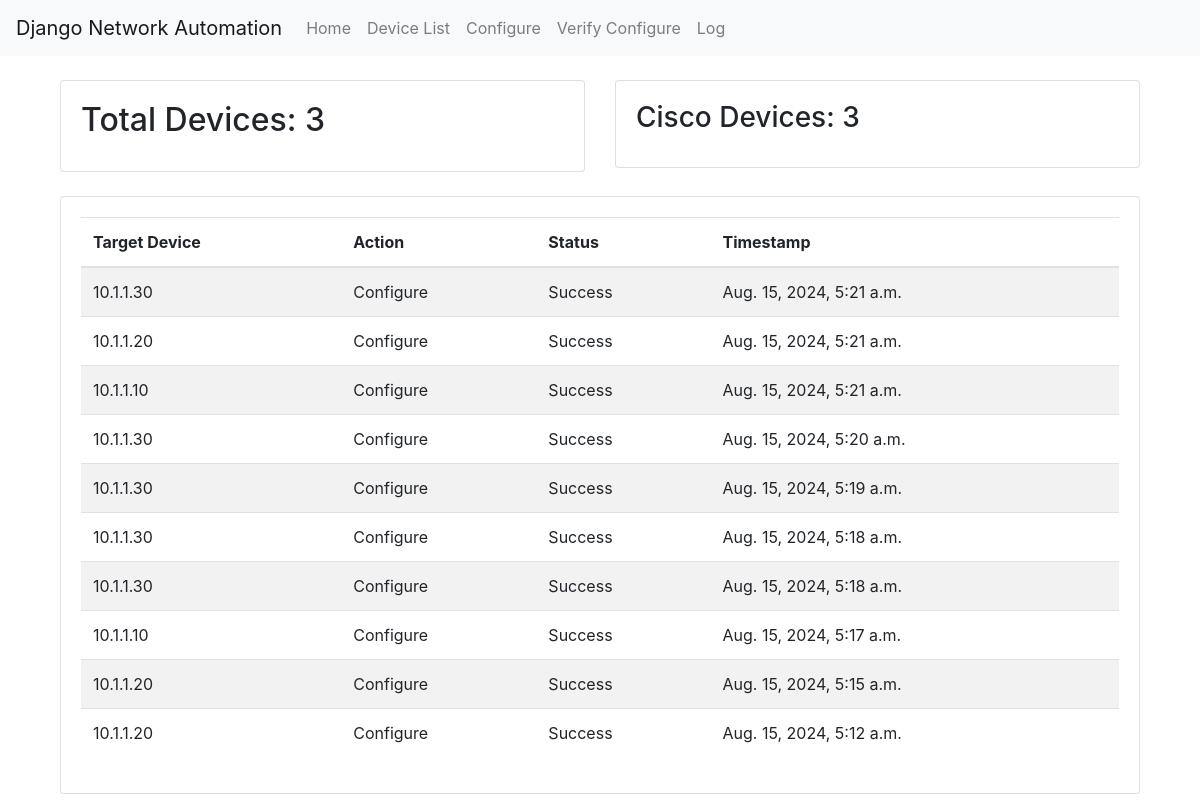
The page / on the database its author committed.
### network_automation/models.py (models this page shows, shortened)
class Log(models.Model):
    target = models.CharField(max_length=255)
    action = models.CharField(max_length=255)
    status = models.CharField(max_length=255)
    timestamp = models.DateTimeField(null=True)
    message = models.CharField(max_length=255, blank=True)

### network_automation/views.py (the view)
# urls.py: path('', views.home, name='home'),
def home(request):
    all_devices = Device.objects.all()
    cisco_devices = Device.objects.filter(vendor='cisco')
    arista_devices = Device.objects.filter(vendor='arista')
    juniper_devices = Device.objects.filter(vendor='juniper')
    last_event = Log.objects.all().order_by('-id')[:10]
    context = {
        'total_devices': len(all_devices),
        'cisco_devices': len(cisco_devices),
        'arista_devices': len(arista_devices),
        'juniper_devices': len(juniper_devices),
        'last_event': last_event,
    }
    return render(request, 'home.html', context)

### templates/home.html
{% extends 'base.html' %}
{% block content %}
    <div>
        <div class="container mt-4">
            <div class="row">
                <div class="col-md-6">
                    <div class="card">
                        <div class="card-body">
                            <h2 class="card-title">Total Devices: {{total_devices}}</h2>
                        </div>
                    </div>
                </div>
                <div class="col-md-6">
                    <div class="card">
                        <div class="card-body">
                            <h3 class="card-title">Cisco Devices: {{cisco_devices}}</h3>
                        </div>
                    </div>
                </div>
            </div>
            <div class="row mt-4">
                <div class="col-md-12">
                    <div class="card">
                        <div class="card-body">
                            <table class="table table-striped">
                                <thead>
                                    <tr>
                                        <th>Target Device</th>
                                        <th>Action</th>
                                        <th>Status</th>
                                        <th>Timestamp</th>
                                    </tr>
                                </thead>
                                <tbody>
                                    {% for log in last_event %}
                                        <tr>
                                            <td>{{ log.target }}</td>
                                            <td>{{ log.action }}</td>
                                            <td>{{ log.status }}</td>
                                            <td>{{ log.timestamp }}</td>
                                        </tr>
                                    {% endfor %}
                                </tbody>
                            </table>
                        </div>
                    </div>
                </div>
            </div>
        </div>
    </div>
{% endblock %}

### templates/base.html (shortened to what this page needs)
<!DOCTYPE html>
<html lang="en">
    <head>
        <link rel="stylesheet" href="https://stackpath.bootstrapcdn.com/bootstrap/4.3.1/css/bootstrap.min.css">
    </head>
    <body>
        <nav class="navbar navbar-expand-lg navbar-light bg-light">
            <a class="navbar-brand" href="{% url 'home' %}">Django Network Automation</a>
            <div class="collapse navbar-collapse" id="navbarNav">
                <ul class="navbar-nav">
                    <li class="nav-item">
                        <a class="nav-link" href="{% url 'home' %}">Home</a>
                    </li>
                    <li class="nav-item">
                        <a class="nav-link" href="{% url 'devices' %}">Device List</a>
                    </li>
                    <li class="nav-item">
                        <a class="nav-link" href="{% url 'configure' %}">Configure</a>
                    </li>
                    <li class="nav-item">
                        <a class="nav-link" href="{% url 'verify_config' %}">Verify Configure</a>
                    </li>
                    <li class="nav-item">
                        <a class="nav-link" href="{% url 'log' %}">Log</a>
                    </li>
                </ul>
            </div>
        </nav>
        <div class="container">
            {% block content %}
            {% endblock %}
        </div>
    </body>
</html>

### rows shown on the page
Log: target "10.1.1.30", action "Configure", status "Success", timestamp "Aug. 15, 2024, 5:21 a.m."
Log: target "10.1.1.20", action "Configure", status "Success", timestamp "Aug. 15, 2024, 5:21 a.m."
Log: target "10.1.1.10", action "Configure", status "Success", timestamp "Aug. 15, 2024, 5:21 a.m."
Log: target "10.1.1.30", action "Configure", status "Success", timestamp "Aug. 15, 2024, 5:20 a.m."
Log: target "10.1.1.30", action "Configure", status "Success", timestamp "Aug. 15, 2024, 5:19 a.m."
Log: target "10.1.1.30", action "Configure", status "Success", timestamp "Aug. 15, 2024, 5:18 a.m."
Log: target "10.1.1.30", action "Configure", status "Success", timestamp "Aug. 15, 2024, 5:18 a.m."
Log: target "10.1.1.10", action "Configure", status "Success", timestamp "Aug. 15, 2024, 5:17 a.m."
Log: target "10.1.1.20", action "Configure", status "Success", timestamp "Aug. 15, 2024, 5:15 a.m."
Log: target "10.1.1.20", action "Configure", status "Success", timestamp "Aug. 15, 2024, 5:12 a.m."

### other values the page prints
{{ total_devices }} "3"
{{ cisco_devices }} "3"
